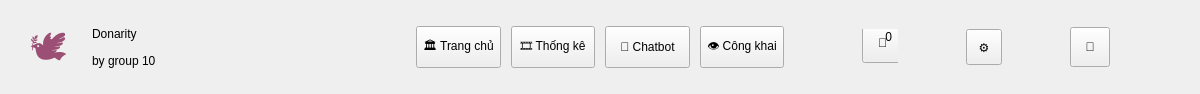
     <widget class="QFrame" name="topBar">
      <property name="geometry">
       <rect>
        <x>0</x>
        <y>0</y>
        <width>1200</width>
        <height>90</height>
       </rect>
      </property>
      <property name="styleSheet">
       <string notr="true">QFrame#topBar {
    background: #FFF3F9;
    font-family: "Segoe UI";
    border: none;
}

QFrame#navFrame {
    background: #F5DCE6;
    border: none;
    border-radius: 18px;
}

QLabel#logoImage {
    background: transparent;
    border: none;
}

QLabel#brandTitle {
    color: #9C4F74;
    font-size: 18pt;
    font-weight: 800;
    background: transparent;
}

QLabel#brandSubtitle {
    color: #9D8A93;
    font-size: 8pt;
    font-weight: 500;
    background: transparent;
}

QPushButton#btnHome,
QPushButton#btnCreate,
QPushButton#btnFollow,
QPushButton#btnPublic {
    background: transparent;
    border: none;
    border-radius: 18px;
    padding: 10px 18px;
    color: #2C2328;
    font-size: 11pt;
    font-weight: 600;
    text-align: center;
}

QPushButton#btnHome:hover,
QPushButton#btnCreate:hover,
QPushButton#btnFollow:hover,
QPushButton#btnPublic:hover {
    background: #EEC9D8;
}

QPushButton#btnHome:pressed,
QPushButton#btnCreate:pressed,
QPushButton#btnFollow:pressed,
QPushButton#btnPublic:pressed {
    background: #E2B5C7;
}

QPushButton#btnHome {
    background: #C98AA5;
    color: white;
    font-weight: 700;
}

QToolButton#btnNotify,
QToolButton#btnSetting,
QToolButton#btnProfile {
    background: transparent;
    border: none;
    border-radius: 18px;
    color: #2C2328;
    font-size: 16pt;
    padding: 6px;
}

QToolButton#btnNotify:hover,
QToolButton#btnSetting:hover,
QToolButton#btnProfile:hover {
    background: #EEC9D8;
}

QLabel#notifyBadge {
    background: #E74C3C;
    color: white;
    border-radius: 8px;
    font-size: 8pt;
    font-weight: 700;
    padding: 0px;
}</string>
      </property>

      <layout class="QVBoxLayout" name="topBarLayout">
       <property name="leftMargin">
        <number>12</number>
       </property>
       <property name="topMargin">
        <number>10</number>
       </property>
       <property name="rightMargin">
        <number>12</number>
       </property>
       <property name="bottomMargin">
        <number>10</number>
       </property>
       <item>
        <widget class="QFrame" name="navFrame">
         <property name="frameShape">
          <enum>QFrame::NoFrame</enum>
         </property>
         <layout class="QHBoxLayout" name="horizontalLayout">
          <property name="spacing">
           <number>18</number>
          </property>
          <property name="leftMargin">
           <number>18</number>
          </property>
          <property name="topMargin">
           <number>10</number>
          </property>
          <property name="rightMargin">
           <number>18</number>
          </property>
          <property name="bottomMargin">
           <number>10</number>
          </property>

          <item>
           <layout class="QHBoxLayout" name="logoLayout">
            <property name="spacing">
             <number>8</number>
            </property>
            <item>
             <widget class="QLabel" name="logoImage">
              <property name="minimumSize">
               <size>
                <width>54</width>
                <height>54</height>
               </size>
              </property>
              <property name="maximumSize">
               <size>
                <width>54</width>
                <height>54</height>
               </size>
              </property>
              <property name="text">
               <string>&lt;html&gt;&lt;head/&gt;&lt;body&gt;&lt;p&gt;&lt;span style=&quot; font-size:28pt; color:#9c4f74;&quot;&gt;🕊&lt;/span&gt;&lt;/p&gt;&lt;/body&gt;&lt;/html&gt;</string>
              </property>
              <property name="scaledContents">
               <bool>false</bool>
              </property>
             </widget>
            </item>
            <item>
             <layout class="QVBoxLayout" name="brandLayout">
              <property name="spacing">
               <number>0</number>
              </property>
              <item>
               <widget class="QLabel" name="brandTitle">
                <property name="text">
                 <string>Donarity</string>
                </property>
               </widget>
              </item>
              <item>
               <widget class="QLabel" name="brandSubtitle">
                <property name="text">
                 <string>by group 10</string>
                </property>
               </widget>
              </item>
             </layout>
            </item>
           </layout>
          </item>

          <item>
           <layout class="QHBoxLayout" name="menuLayout">
            <property name="spacing">
             <number>10</number>
            </property>
            <item>
             <widget class="QPushButton" name="btnHome">
              <property name="minimumSize">
               <size>
                <width>0</width>
                <height>42</height>
               </size>
              </property>
              <property name="cursor">
               <cursorShape>PointingHandCursor</cursorShape>
              </property>
              <property name="text">
               <string>🏛 Trang chủ</string>
              </property>
             </widget>
            </item>
            <item>
             <widget class="QPushButton" name="btnCreate">
              <property name="minimumSize">
               <size>
                <width>0</width>
                <height>42</height>
               </size>
              </property>
              <property name="cursor">
               <cursorShape>PointingHandCursor</cursorShape>
              </property>
              <property name="text">
               <string>🎞 Thống kê</string>
              </property>
             </widget>
            </item>
            <item>
             <widget class="QPushButton" name="btnFollow">
              <property name="minimumSize">
               <size>
                <width>0</width>
                <height>42</height>
               </size>
              </property>
              <property name="cursor">
               <cursorShape>PointingHandCursor</cursorShape>
              </property>
              <property name="text">
               <string>📠 Chatbot</string>
              </property>
             </widget>
            </item>
            <item>
             <widget class="QPushButton" name="btnPublic">
              <property name="minimumSize">
               <size>
                <width>0</width>
                <height>42</height>
               </size>
              </property>
              <property name="cursor">
               <cursorShape>PointingHandCursor</cursorShape>
              </property>
              <property name="text">
               <string>👁 Công khai</string>
              </property>
             </widget>
            </item>
           </layout>
          </item>

          <item>
           <widget class="QWidget" name="rightActionsWidget" native="true">
            <property name="minimumSize">
             <size>
              <width>150</width>
              <height>50</height>
             </size>
            </property>
            <layout class="QHBoxLayout" name="rightActionsLayout">
             <property name="spacing">
              <number>8</number>
             </property>
             <property name="leftMargin">
              <number>0</number>
             </property>
             <property name="topMargin">
              <number>0</number>
             </property>
             <property name="rightMargin">
              <number>0</number>
             </property>
             <property name="bottomMargin">
              <number>0</number>
             </property>

             <item>
              <widget class="QWidget" name="notifyWrapper" native="true">
               <property name="minimumSize">
                <size>
                 <width>36</width>
                 <height>36</height>
                </size>
               </property>
               <property name="maximumSize">
                <size>
                 <width>36</width>
                 <height>36</height>
                </size>
               </property>
               <widget class="QToolButton" name="btnNotify">
                <property name="geometry">
                 <rect>
                  <x>0</x>
                  <y>-7</y>
                  <width>41</width>
                  <height>41</height>
                 </rect>
                </property>
                <property name="cursor">
                 <cursorShape>PointingHandCursor</cursorShape>
                </property>
                <property name="text">
                 <string>🔔</string>
                </property>
               </widget>
               <widget class="QLabel" name="notifyBadge">
                <property name="geometry">
                 <rect>
                  <x>20</x>
                  <y>0</y>
                  <width>16</width>
                  <height>16</height>
                 </rect>
                </property>
                <property name="text">
                 <string> 0</string>
                </property>
               </widget>
              </widget>
             </item>

             <item>
              <widget class="QToolButton" name="btnSetting">
               <property name="minimumSize">
                <size>
                 <width>36</width>
                 <height>36</height>
                </size>
               </property>
               <property name="maximumSize">
                <size>
                 <width>36</width>
                 <height>36</height>
                </size>
               </property>
               <property name="cursor">
                <cursorShape>PointingHandCursor</cursorShape>
               </property>
               <property name="text">
                <string>⚙</string>
               </property>
              </widget>
             </item>

             <item>
              <widget class="QToolButton" name="btnProfile">
               <property name="minimumSize">
                <size>
                 <width>40</width>
                 <height>40</height>
                </size>
               </property>
               <property name="maximumSize">
                <size>
                 <width>40</width>
                 <height>40</height>
                </size>
               </property>
               <property name="cursor">
                <cursorShape>PointingHandCursor</cursorShape>
               </property>
               <property name="text">
                <string>👤</string>
               </property>
              </widget>
             </item>

            </layout>
           </widget>
          </item>

         </layout>
        </widget>
       </item>
      </layout>
     </widget>
